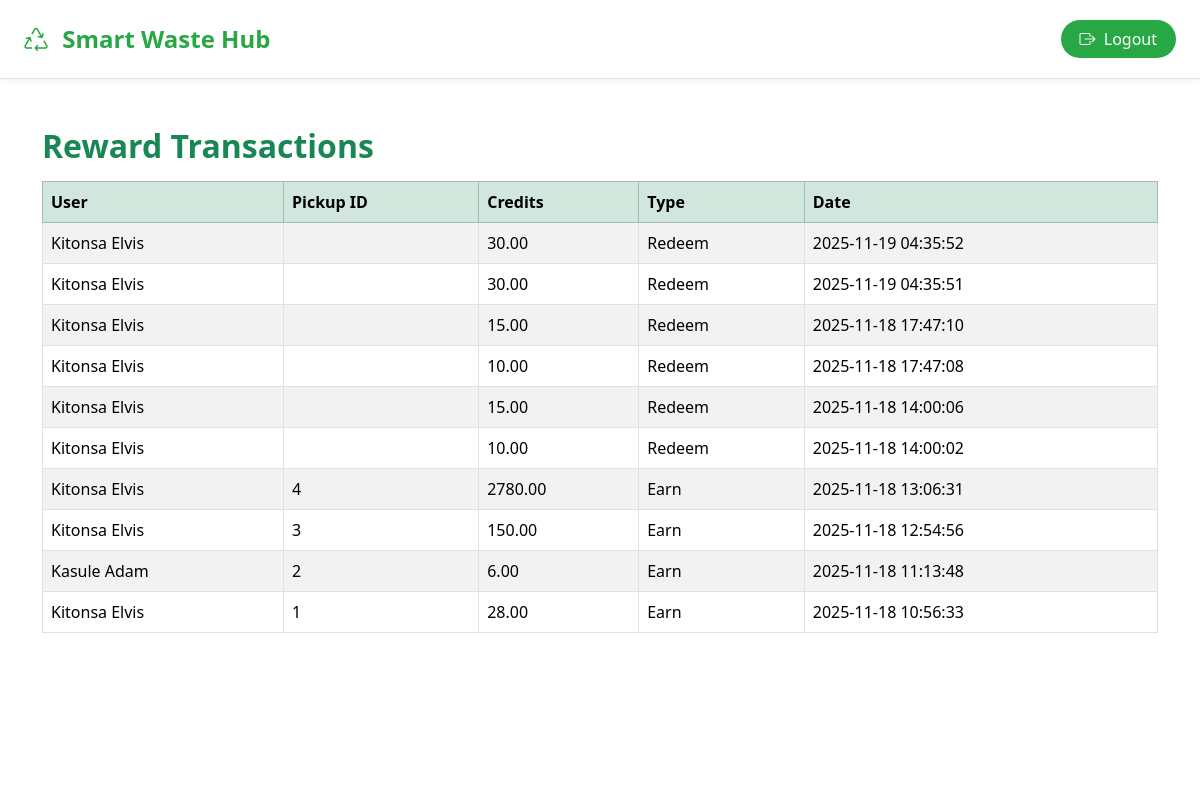
Page /frontend/admin_rewards.php (signed in) on the committed database.
### tables this page shows
CREATE TABLE `reward_transactions` (
  `id` int(11) NOT NULL,
  `user_id` int(11) NOT NULL,
  `pickup_id` int(11) DEFAULT NULL,
  `credits` decimal(8,2) NOT NULL,
  `type` enum('earn','spend','redeem') NOT NULL,
  `created_at` timestamp NOT NULL DEFAULT current_timestamp()
);

CREATE TABLE `users` (
  `id` int(11) NOT NULL,
  `name` varchar(100) NOT NULL,
  `email` varchar(120) NOT NULL,
  `password_hash` varchar(255) NOT NULL,
  `role` enum('household','collector','admin') NOT NULL DEFAULT 'household',
  `phone` varchar(20) DEFAULT NULL,
  `location` varchar(150) DEFAULT NULL,
  `created_at` timestamp NOT NULL DEFAULT current_timestamp()
);

### frontend/admin_rewards.php (the view, shortened to what this page needs)
<?php
require_once __DIR__ . '/../backend/config.php';
$data = $conn->query("
    SELECT rt.*, u.name
    FROM reward_transactions rt
    JOIN users u ON rt.user_id = u.id
    ORDER BY rt.created_at DESC
");
include __DIR__ . '/includes/header.php';
?>
<h2 class="text-success fw-bold">Reward Transactions</h2>
<table class="table table-bordered table-striped mt-3">
<thead class="table-success">
<tr>
  <th>User</th><th>Pickup ID</th><th>Credits</th><th>Type</th><th>Date</th>
</tr>
</thead>
<tbody>
<?php while($t = $data->fetch_assoc()): ?>
<tr>
  <td><?= htmlspecialchars($t['name']) ?></td>
  <td><?= $t['pickup_id'] ?></td>
  <td><?= $t['credits'] ?></td>
  <td><?= ucfirst($t['type']) ?></td>
  <td><?= $t['created_at'] ?></td>
</tr>
<?php endwhile; ?>
</tbody>
</table>
<?php include __DIR__ . '/includes/footer.php'; ?>

### frontend/includes/header.php (shortened to what this page needs)
<!DOCTYPE html>
<html lang="en">
<head>
    <link href="https://cdn.jsdelivr.net/npm/bootstrap@5.3.3/dist/css/bootstrap.min.css" rel="stylesheet">
    <link href="https://cdn.jsdelivr.net/npm/bootstrap-icons@1.11.1/font/bootstrap-icons.css" rel="stylesheet">
    <link rel="stylesheet" href="/smartwastehub/css/style.css">
</head>
<body class="glass-body">
<nav class="navbar glass-nav px-4 py-3">
    <span class="navbar-brand fw-bold text-white fs-4">
        <i class="bi bi-recycle me-2"></i> Smart Waste Hub
    </span>
    <div>
        <?php if (!empty($_SESSION['user_id'])): ?>
            <a href="/smartwastehub/backend/auth/logout.php"
               class="btn btn-logout">
               <i class="bi bi-box-arrow-right me-1"></i> Logout
            </a>
        <?php endif; ?>
    </div>
</nav>
<div class="container py-5">

### frontend/includes/footer.php (shortened to what this page needs)
</div>
<footer class="glass-footer text-center py-3 mt-5">
    <small class="text-white-50">
    </small>
</footer>
</body>
</html>

### css/style.css (style rules this page uses)
.glass-nav { background: #ffffff; border-bottom: 1px solid #e3e3e3; box-shadow: 0 2px 6px rgba(0,0,0,0.05); border-radius: 0; }
.navbar-brand { color: #28a745 !important; font-weight: 600; }
.btn-logout { background: #28a745 !important; color: #fff !important; border-radius: 20px; padding: 6px 18px; }

### rows in the picture
reward_transactions: user.name "Kitonsa Elvis", credits "30.00", type "Redeem", created_at "2025-11-19 04:35:52"
reward_transactions: user.name "Kitonsa Elvis", credits "30.00", type "Redeem", created_at "2025-11-19 04:35:51"
reward_transactions: user.name "Kitonsa Elvis", credits "15.00", type "Redeem", created_at "2025-11-18 17:47:10"
reward_transactions: user.name "Kitonsa Elvis", credits "10.00", type "Redeem", created_at "2025-11-18 17:47:08"
reward_transactions: user.name "Kitonsa Elvis", credits "15.00", type "Redeem", created_at "2025-11-18 14:00:06"
reward_transactions: user.name "Kitonsa Elvis", credits "10.00", type "Redeem", created_at "2025-11-18 14:00:02"
reward_transactions: user.name "Kitonsa Elvis", pickup "4", credits "2780.00", type "Earn", created_at "2025-11-18 13:06:31"
reward_transactions: user.name "Kitonsa Elvis", pickup "3", credits "150.00", type "Earn", created_at "2025-11-18 12:54:56"
reward_transactions: user.name "Kasule Adam", pickup "2", credits "6.00", type "Earn", created_at "2025-11-18 11:13:48"
reward_transactions: user.name "Kitonsa Elvis", pickup "1", credits "28.00", type "Earn", created_at "2025-11-18 10:56:33"
